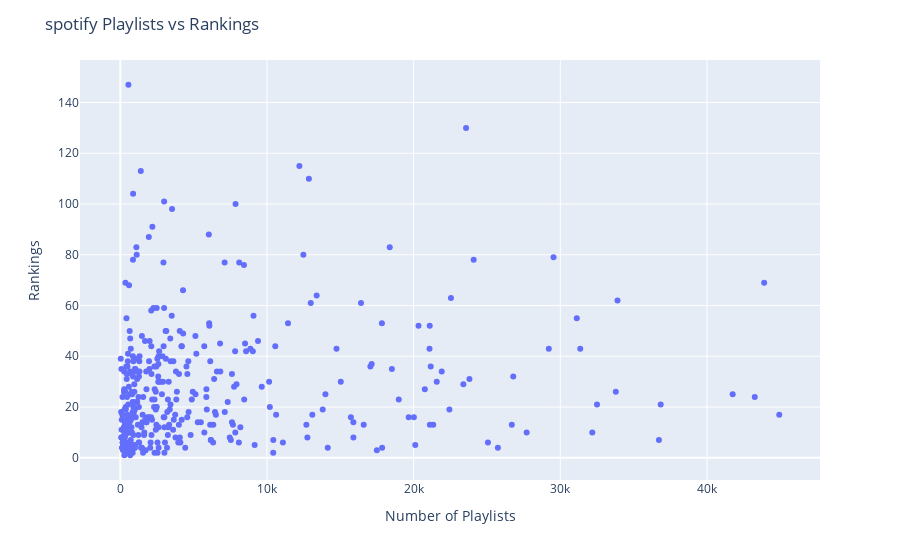

Notebook code for this chart:
### Code cell
for idx in df.index:
    if df.loc[idx][f'in_{platform}_charts'] == 0:
        df = df.drop(idx)


plot = px.scatter(df, x=f'in_{platform}_playlists', y=f'in_{platform}_charts', hover_data=['track_name'])


plot.update_layout(title=f'{platform} Playlists vs Rankings', xaxis_title='Number of Playlists',
                   yaxis_title='Rankings', hovermode='closest')

plot.show()

### Figure 1 — Plotly figure (JSON) as saved in the notebook; plotly's stock layout.template omitted (floating-point values rounded to 4 significant figures; data arrays with more than 128 entries replaced by an {"elided": "..."} marker saying what was removed)
{"data": [{"customdata": {"elided": "389x1 str values"}, "hovertemplate": "in_spotify_playlists=%{x}<br>in_spotify_charts=%{y}<br>track_name=%{customdata[0]}<extra></extra>", "legendgroup": "", "marker": {"color": "#636efa", "symbol": "circle"}, "mode": "markers", "name": "", "orientation": "v", "showlegend": false, "type": "scatter", "x": {"elided": "389 int values"}, "xaxis": "x", "y": {"elided": "389 int values"}, "yaxis": "y"}], "layout": {"hovermode": "closest", "legend": {"tracegroupgap": 0}, "margin": {"t": 60}, "title": {"text": "spotify Playlists vs Rankings"}, "xaxis": {"anchor": "y", "domain": [0, 1], "title": {"text": "Number of Playlists"}}, "yaxis": {"anchor": "x", "domain": [0, 1], "title": {"text": "Rankings"}}}}
